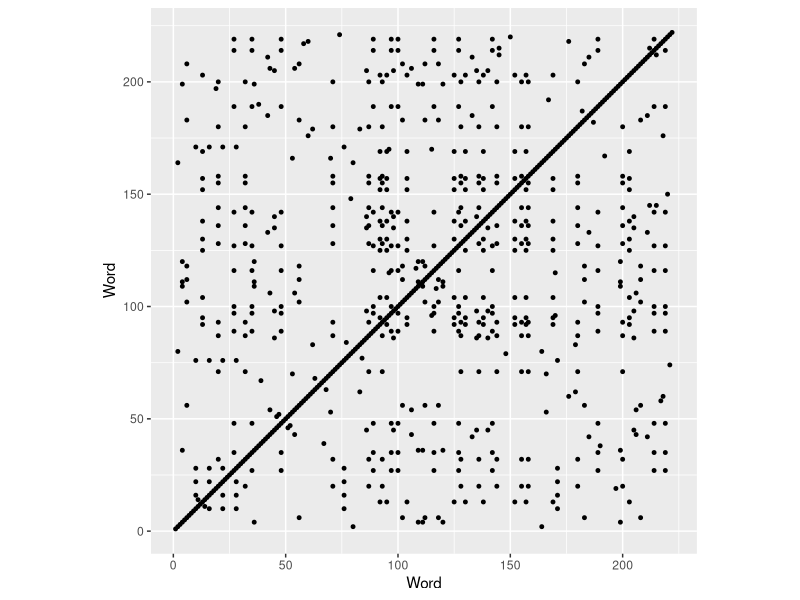
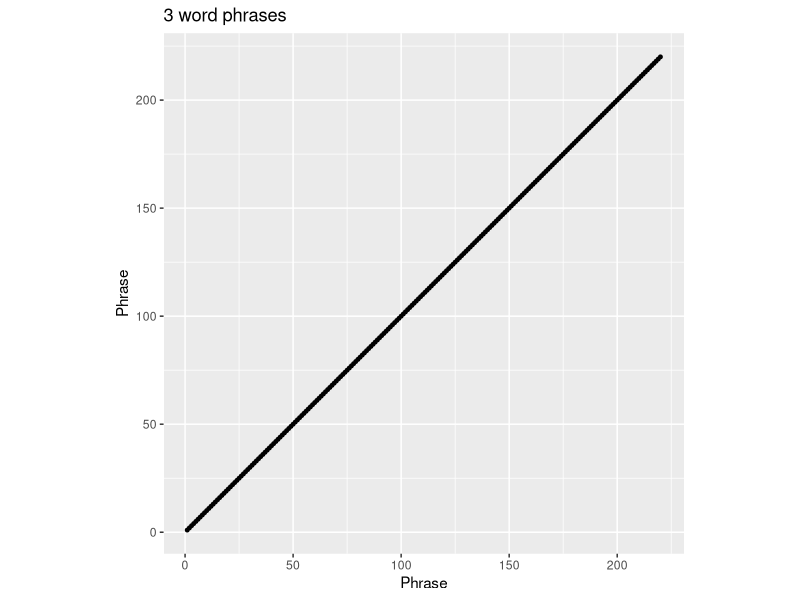
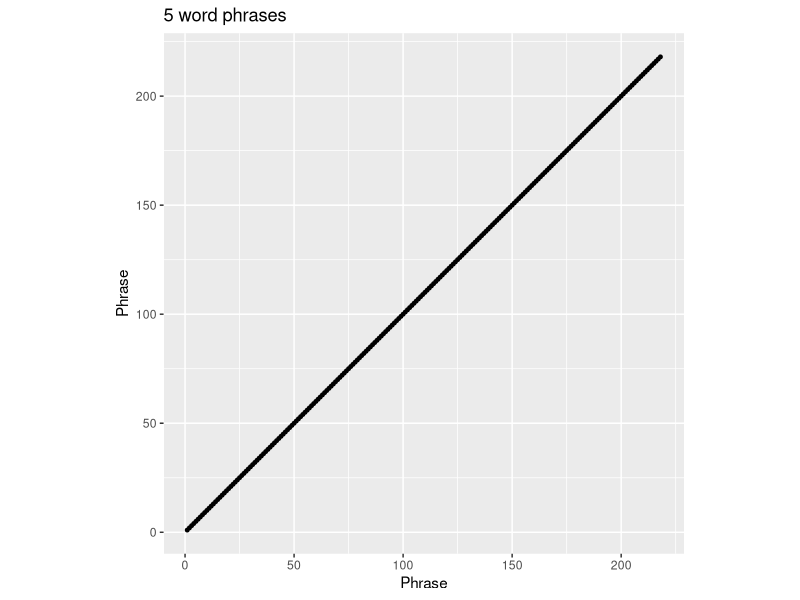
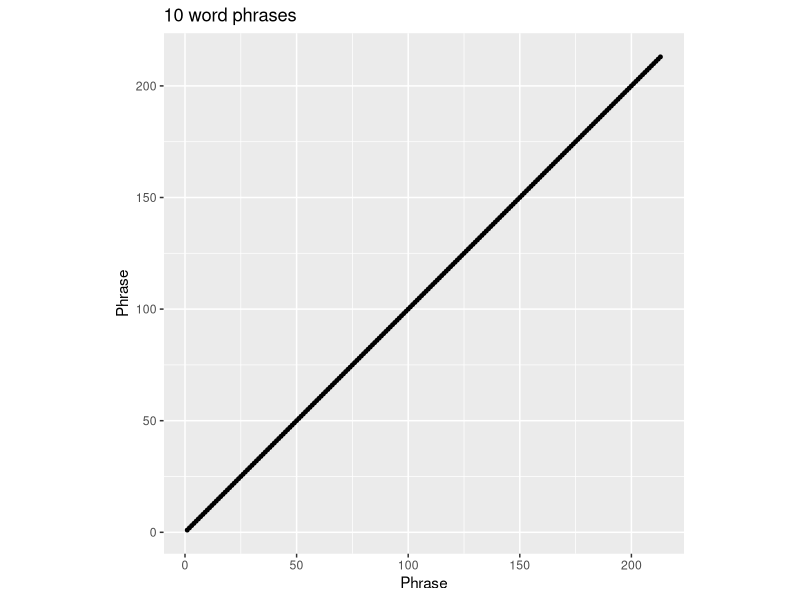
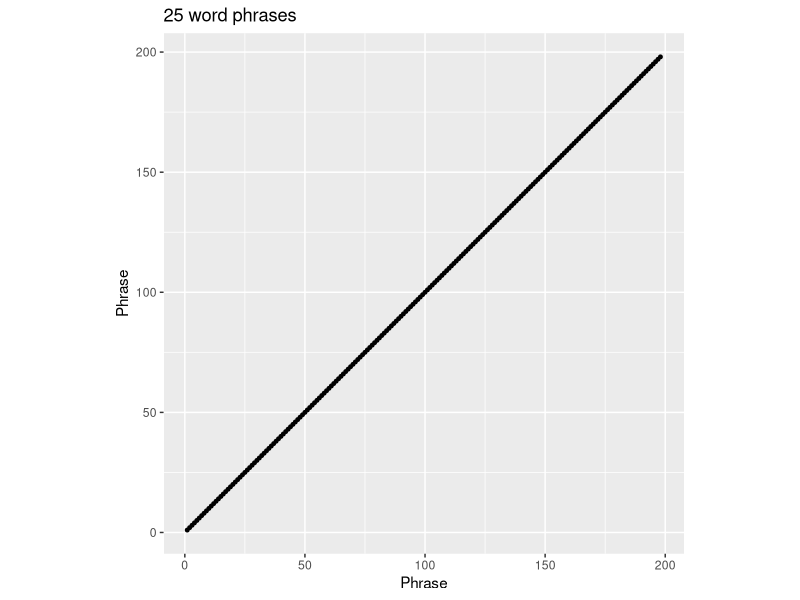

Source code (R) for these figures, in order:
## ---- chunk 1
seuss <- strsplit("IT IS INTERESTING TO CONTEMPLATE A TANGLED BANK CLOTHED WITH MANY PLANTS OF MANY KINDS WITH BIRDS SINGING ON THE BUSHES WITH VARIOUS INSECTS FLITTING ABOUT AND WITH WORMS CRAWLING THROUGH THE DAMP EARTH AND TO REFLECT THAT THESE ELABORATELY CONSTRUCTED FORMS SO DIFFERENT FROM EACH OTHER AND DEPENDENT UPON EACH OTHER IN SO COMPLEX A MANNER HAVE ALL BEEN PRODUCED BY LAWS ACTING AROUND US THESE LAWS TAKEN IN THE LARGEST SENSE BEING GROWTH WITH REPRODUCTION INHERITANCE WHICH IS ALMOST IMPLIED BY REPRODUCTION VARIABILITY FROM THE INDIRECT AND DIRECT ACTION OF THE CONDITIONS OF LIFE AND FROM USE AND DISUSE A RATIO OF INCREASE SO HIGH AS TO LEAD TO A STRUGGLE FOR LIFE AND AS A CONSEQUENCE TO NATURAL SELECTION ENTAILING DIVERGENCE OF CHARACTER AND THE EXTINCTION OF LESS IMPROVED FORMS THUS FROM THE WAR OF NATURE FROM FAMINE AND DEATH THE MOST EXALTED OBJECT WHICH WE ARE CAPABLE OF CONCEIVING NAMELY THE PRODUCTION OF THE HIGHER ANIMALS DIRECTLY FOLLOWS THERE IS GRANDEUR IN THIS VIEW OF LIFE WITH ITS SEVERAL POWERS HAVING BEEN ORIGINALLY BREATHED BY THE CREATOR INTO A FEW FORMS OR INTO ONE AND THAT WHILST THIS PLANET HAS GONE CIRCLING ON ACCORDING TO THE FIXED LAW OF GRAVITY FROM SO SIMPLE A BEGINNING ENDLESS FORMS MOST BEAUTIFUL AND MOST WONDERFUL HAVE BEEN AND ARE BEING EVOLVED", split=" ")[[1]]
#remove blanks
seuss <- seuss[seuss!=""]
## ---- chunk 2
head(seuss)
## ---- chunk 3
library(reshape2)
library(ggplot2)
smatrix <- sapply(1:length(seuss), function(s){seuss==seuss[s]})
points <- melt(smatrix)
dots <- subset(points, value)
qplot(data = dots, 
      x = Var1, y = Var2, 
      xlab = "Word", ylab = "Word", 
      size = I(1), asp = 1)
## ---- chunk 4
phraseDotPlot <- function(words, l){
  phrases <- sapply(1:(length(words) - (l - 1)),
                 function(p){paste0(words[p:(p+l-1)], collapse = " ")})
  phrase_matrix <- sapply(1:length(phrases), function(p){phrases==phrases[p]})
  points <- melt(phrase_matrix)
  dots <- subset(points, value)
  qplot(data = dots, 
      x = Var1, y = Var2, 
      xlab = "Phrase", ylab = "Phrase", 
      size = I(1), asp = 1, main = sprintf("%d word phrases", l)
      )
}

phraseDotPlot(seuss, 3)
phraseDotPlot(seuss, 5)
phraseDotPlot(seuss, 10)
phraseDotPlot(seuss, 25)
## ---- chunk 5
l = 3
n = 500
starts <- sample(1:(length(seuss)-(l-1)), size = n, replace = T)
fragments <- sapply(starts, function(s){paste0(seuss[s:(s+l-1)], collapse = " ")})

head(fragments)
